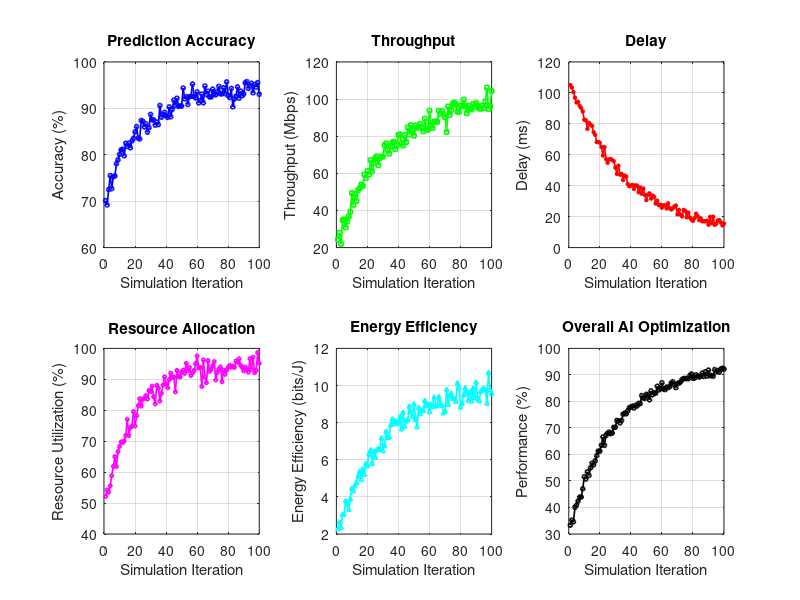

This chart was generated by the following MATLAB code: (Note: this script raises an error after producing the figure.)
clc;
clear;
close all;

%% =========================================================
% AI-Based Wireless Optimization Simulation
% =========================================================

N = 100;                         % Number of simulation points
x = 1:N;

%% =========================================================
% Create Output Folder
% =========================================================

scriptPath = fileparts(mfilename('fullpath'));

if isempty(scriptPath)
    scriptPath = pwd;
end

outputFolder = fullfile(scriptPath,'AI_Wireless_Optimization_Output');

if ~exist(outputFolder,'dir')
    mkdir(outputFolder);
end

%% =========================================================
% Prediction Accuracy
% =========================================================

predictionAccuracy = 70 + 25*(1-exp(-x/25));

predictionAccuracy = predictionAccuracy + 1.5*randn(1,N);

predictionAccuracy = min(max(predictionAccuracy,65),99);

%% =========================================================
% Throughput
% =========================================================

throughput = 20 + 80*(1-exp(-x/30));

throughput = throughput + 3*randn(1,N);

throughput = max(throughput,10);

%% =========================================================
% Delay
% =========================================================

delay = 100*exp(-x/35) + 10;

delay = delay + 2*randn(1,N);

delay = max(delay,5);

%% =========================================================
% Resource Allocation
% =========================================================

resourceAllocation = 50 + 45*(1-exp(-x/20));

resourceAllocation = resourceAllocation + 2*randn(1,N);

resourceAllocation = min(max(resourceAllocation,40),100);

%% =========================================================
% Energy Efficiency
% =========================================================

energyEfficiency = 2 + 8*(1-exp(-x/30));

energyEfficiency = energyEfficiency + 0.3*randn(1,N);

energyEfficiency = max(energyEfficiency,1);

%% =========================================================
% Overall Performance
% =========================================================

overallPerformance = ...
    0.2*predictionAccuracy + ...
    0.2*(throughput/max(throughput)*100) + ...
    0.2*(100-delay/max(delay)*100) + ...
    0.2*resourceAllocation + ...
    0.2*(energyEfficiency/max(energyEfficiency)*100);

%% =========================================================
% Create Main Figure
% =========================================================

fig = figure('Color','white');

%% Prediction Accuracy

subplot(2,3,1)

plot(x,predictionAccuracy,'b-o',...
    'LineWidth',1.2,...
    'MarkerSize',3);

title('Prediction Accuracy');
xlabel('Simulation Iteration');
ylabel('Accuracy (%)');

grid on;
ylim([60 100]);

%% Throughput

subplot(2,3,2)

plot(x,throughput,'g-s',...
    'LineWidth',1.2,...
    'MarkerSize',3);

title('Throughput');
xlabel('Simulation Iteration');
ylabel('Throughput (Mbps)');

grid on;

%% Delay

subplot(2,3,3)

plot(x,delay,'r-*',...
    'LineWidth',1.2,...
    'MarkerSize',3);

title('Delay');
xlabel('Simulation Iteration');
ylabel('Delay (ms)');

grid on;

%% Resource Allocation

subplot(2,3,4)

plot(x,resourceAllocation,'m-d',...
    'LineWidth',1.2,...
    'MarkerSize',3);

title('Resource Allocation');
xlabel('Simulation Iteration');
ylabel('Resource Utilization (%)');

grid on;
ylim([40 100]);

%% Energy Efficiency

subplot(2,3,5)

plot(x,energyEfficiency,'c-^',...
    'LineWidth',1.2,...
    'MarkerSize',3);

title('Energy Efficiency');
xlabel('Simulation Iteration');
ylabel('Energy Efficiency (bits/J)');

grid on;

%% Overall Performance

subplot(2,3,6)

plot(x,overallPerformance,'k-o',...
    'LineWidth',1.2,...
    'MarkerSize',3);

title('Overall AI Optimization');
xlabel('Simulation Iteration');
ylabel('Performance (%)');

grid on;

%% Main Title

sgtitle('AI-Based Wireless Optimization Performance');

%% =========================================================
% Save Complete Figure
% =========================================================

exportgraphics(fig,...
    fullfile(outputFolder,...
    'AI_Wireless_Optimization_Performance.png'),...
    'Resolution',300);

%% =========================================================
% Save Individual Graphs
% =========================================================

% Prediction Accuracy
fig1 = figure;
plot(x,predictionAccuracy,'b-o','LineWidth',1.2,'MarkerSize',3);
grid on;
title('Prediction Accuracy');
xlabel('Simulation Iteration');
ylabel('Accuracy (%)');
ylim([60 100]);

exportgraphics(fig1,...
    fullfile(outputFolder,'Prediction_Accuracy.png'),...
    'Resolution',300);

% Throughput
fig2 = figure;
plot(x,throughput,'g-s','LineWidth',1.2,'MarkerSize',3);
grid on;
title('Throughput');
xlabel('Simulation Iteration');
ylabel('Throughput (Mbps)');

exportgraphics(fig2,...
    fullfile(outputFolder,'Throughput.png'),...
    'Resolution',300);

% Delay
fig3 = figure;
plot(x,delay,'r-*','LineWidth',1.2,'MarkerSize',3);
grid on;
title('Delay');
xlabel('Simulation Iteration');
ylabel('Delay (ms)');

exportgraphics(fig3,...
    fullfile(outputFolder,'Delay.png'),...
    'Resolution',300);

% Resource Allocation
fig4 = figure;
plot(x,resourceAllocation,'m-d','LineWidth',1.2,'MarkerSize',3);
grid on;
title('Resource Allocation');
xlabel('Simulation Iteration');
ylabel('Resource Utilization (%)');
ylim([40 100]);

exportgraphics(fig4,...
    fullfile(outputFolder,'Resource_Allocation.png'),...
    'Resolution',300);

% Energy Efficiency
fig5 = figure;
plot(x,energyEfficiency,'c-^','LineWidth',1.2,'MarkerSize',3);
grid on;
title('Energy Efficiency');
xlabel('Simulation Iteration');
ylabel('Energy Efficiency (bits/J)');

exportgraphics(fig5,...
    fullfile(outputFolder,'Energy_Efficiency.png'),...
    'Resolution',300);

% Overall Performance
fig6 = figure;
plot(x,overallPerformance,'k-o','LineWidth',1.2,'MarkerSize',3);
grid on;
title('Overall AI Optimization');
xlabel('Simulation Iteration');
ylabel('Performance (%)');

exportgraphics(fig6,...
    fullfile(outputFolder,'Overall_AI_Optimization.png'),...
    'Resolution',300);

%% =========================================================
% Display Results
% =========================================================

disp(' ');
disp('==============================================');
disp('AI-BASED WIRELESS OPTIMIZATION');
disp('==============================================');

disp(['Output folder: ',outputFolder]);

disp(' ');
disp('PNG files saved successfully:');

disp('1. AI_Wireless_Optimization_Performance.png');
disp('2. Prediction_Accuracy.png');
disp('3. Throughput.png');
disp('4. Delay.png');
disp('5. Resource_Allocation.png');
disp('6. Energy_Efficiency.png');
disp('7. Overall_AI_Optimization.png');

disp(' ');
disp('Simulation completed successfully.');
%% 
